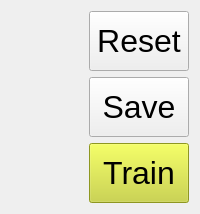
      <widget class="QWidget" name="tabAutoEncoderLearning">
       <attribute name="title">
        <string>Encoder Training</string>
       </attribute>
       <layout class="QGridLayout" name="gridLayout_4">
        <item row="0" column="0" rowspan="3">
         <widget class="QWidget" name="learnEncoderStatusWidget" native="true">
          <property name="sizePolicy">
           <sizepolicy hsizetype="Expanding" vsizetype="Expanding">
            <horstretch>60</horstretch>
            <verstretch>100</verstretch>
           </sizepolicy>
          </property>
          <property name="styleSheet">
           <string notr="true"/>
          </property>
         </widget>
        </item>
        <item row="0" column="1">
         <widget class="QPushButton" name="buttonResetEncoder">
          <property name="sizePolicy">
           <sizepolicy hsizetype="MinimumExpanding" vsizetype="MinimumExpanding">
            <horstretch>20</horstretch>
            <verstretch>20</verstretch>
           </sizepolicy>
          </property>
          <property name="minimumSize">
           <size>
            <width>100</width>
            <height>60</height>
           </size>
          </property>
          <property name="font">
           <font>
            <pointsize>24</pointsize>
           </font>
          </property>
          <property name="text">
           <string>Reset</string>
          </property>
         </widget>
        </item>
        <item row="1" column="1">
         <widget class="QPushButton" name="buttonSaveEncoderModel">
          <property name="sizePolicy">
           <sizepolicy hsizetype="MinimumExpanding" vsizetype="MinimumExpanding">
            <horstretch>20</horstretch>
            <verstretch>20</verstretch>
           </sizepolicy>
          </property>
          <property name="minimumSize">
           <size>
            <width>100</width>
            <height>60</height>
           </size>
          </property>
          <property name="font">
           <font>
            <pointsize>24</pointsize>
           </font>
          </property>
          <property name="text">
           <string>Save</string>
          </property>
         </widget>
        </item>
        <item row="2" column="1">
         <widget class="QPushButton" name="buttonTrainEncoder">
          <property name="sizePolicy">
           <sizepolicy hsizetype="MinimumExpanding" vsizetype="MinimumExpanding">
            <horstretch>20</horstretch>
            <verstretch>20</verstretch>
           </sizepolicy>
          </property>
          <property name="minimumSize">
           <size>
            <width>30</width>
            <height>60</height>
           </size>
          </property>
          <property name="font">
           <font>
            <pointsize>24</pointsize>
           </font>
          </property>
          <property name="autoFillBackground">
           <bool>false</bool>
          </property>
          <property name="styleSheet">
           <string notr="true">background-color: #c7d42e</string>
          </property>
          <property name="text">
           <string>Train</string>
          </property>
          <property name="checkable">
           <bool>true</bool>
          </property>
          <property name="checked">
           <bool>false</bool>
          </property>
          <property name="flat">
           <bool>false</bool>
          </property>
         </widget>
        </item>
       </layout>
      </widget>
